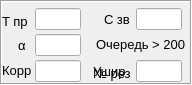
       <widget class="QFrame" name="frame_object">
        <property name="minimumSize">
         <size>
          <width>192</width>
          <height>85</height>
         </size>
        </property>
        <property name="maximumSize">
         <size>
          <width>192</width>
          <height>85</height>
         </size>
        </property>
        <property name="frameShape">
         <enum>QFrame::Box</enum>
        </property>
        <property name="frameShadow">
         <enum>QFrame::Sunken</enum>
        </property>
        <widget class="QLabel" name="label_n_rez">
         <property name="geometry">
          <rect>
           <x>93</x>
           <y>63</y>
           <width>41</width>
           <height>20</height>
          </rect>
         </property>
         <property name="font">
          <font>
           <pointsize>10</pointsize>
          </font>
         </property>
         <property name="text">
          <string>№ рез</string>
         </property>
        </widget>
        <widget class="ParamLineEditSel" name="ed_n_rez">
         <property name="geometry">
          <rect>
           <x>147</x>
           <y>60</y>
           <width>21</width>
           <height>22</height>
          </rect>
         </property>
         <property name="font">
          <font>
           <pointsize>10</pointsize>
          </font>
         </property>
         <property name="alignment">
          <set>Qt::AlignCenter</set>
         </property>
        </widget>
        <widget class="QLabel" name="label_t_pr">
         <property name="geometry">
          <rect>
           <x>2</x>
           <y>13</y>
           <width>31</width>
           <height>16</height>
          </rect>
         </property>
         <property name="font">
          <font>
           <pointsize>10</pointsize>
          </font>
         </property>
         <property name="text">
          <string>T пр</string>
         </property>
        </widget>
        <widget class="ParamLineEditSel" name="ed_t_pr">
         <property name="geometry">
          <rect>
           <x>35</x>
           <y>8</y>
           <width>46</width>
           <height>22</height>
          </rect>
         </property>
         <property name="font">
          <font>
           <pointsize>10</pointsize>
          </font>
         </property>
         <property name="alignment">
          <set>Qt::AlignCenter</set>
         </property>
        </widget>
        <widget class="ParamLineEditSel" name="ed_thick_corr">
         <property name="geometry">
          <rect>
           <x>35</x>
           <y>60</y>
           <width>46</width>
           <height>22</height>
          </rect>
         </property>
         <property name="font">
          <font>
           <pointsize>10</pointsize>
          </font>
         </property>
         <property name="alignment">
          <set>Qt::AlignCenter</set>
         </property>
        </widget>
        <widget class="QLabel" name="label_queue_len">
         <property name="geometry">
          <rect>
           <x>96</x>
           <y>36</y>
           <width>90</width>
           <height>16</height>
          </rect>
         </property>
         <property name="font">
          <font>
           <pointsize>10</pointsize>
          </font>
         </property>
         <property name="text">
          <string>Очередь &gt; 200</string>
         </property>
        </widget>
        <widget class="ParamLineEditSel" name="ed_thick_dt">
         <property name="geometry">
          <rect>
           <x>136</x>
           <y>60</y>
           <width>46</width>
           <height>22</height>
          </rect>
         </property>
         <property name="font">
          <font>
           <pointsize>10</pointsize>
          </font>
         </property>
         <property name="alignment">
          <set>Qt::AlignCenter</set>
         </property>
        </widget>
        <widget class="QLabel" name="label_cc">
         <property name="geometry">
          <rect>
           <x>104</x>
           <y>11</y>
           <width>31</width>
           <height>16</height>
          </rect>
         </property>
         <property name="font">
          <font>
           <pointsize>10</pointsize>
          </font>
         </property>
         <property name="text">
          <string>С зв</string>
         </property>
        </widget>
        <widget class="QLabel" name="label_alpha">
         <property name="geometry">
          <rect>
           <x>18</x>
           <y>37</y>
           <width>16</width>
           <height>16</height>
          </rect>
         </property>
         <property name="font">
          <font>
           <pointsize>10</pointsize>
          </font>
         </property>
         <property name="text">
          <string>α</string>
         </property>
        </widget>
        <widget class="ParamLineEditSel" name="ed_cc">
         <property name="geometry">
          <rect>
           <x>136</x>
           <y>8</y>
           <width>46</width>
           <height>22</height>
          </rect>
         </property>
         <property name="font">
          <font>
           <pointsize>10</pointsize>
          </font>
         </property>
         <property name="alignment">
          <set>Qt::AlignCenter</set>
         </property>
        </widget>
        <widget class="QLabel" name="label_thick_dt">
         <property name="geometry">
          <rect>
           <x>93</x>
           <y>63</y>
           <width>41</width>
           <height>16</height>
          </rect>
         </property>
         <property name="font">
          <font>
           <pointsize>10</pointsize>
          </font>
         </property>
         <property name="text">
          <string>Ушир</string>
         </property>
        </widget>
        <widget class="ParamLineEditSel" name="ed_alpha">
         <property name="geometry">
          <rect>
           <x>35</x>
           <y>34</y>
           <width>46</width>
           <height>22</height>
          </rect>
         </property>
         <property name="font">
          <font>
           <pointsize>10</pointsize>
          </font>
         </property>
         <property name="alignment">
          <set>Qt::AlignCenter</set>
         </property>
        </widget>
        <widget class="QLabel" name="label_thick_corr">
         <property name="geometry">
          <rect>
           <x>2</x>
           <y>62</y>
           <width>31</width>
           <height>16</height>
          </rect>
         </property>
         <property name="font">
          <font>
           <pointsize>10</pointsize>
          </font>
         </property>
         <property name="text">
          <string>Корр</string>
         </property>
        </widget>
       </widget>
